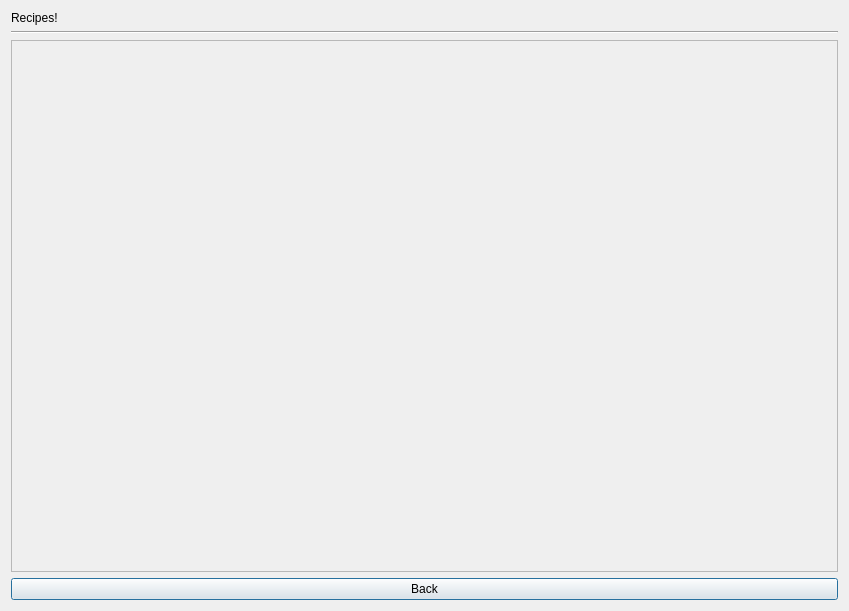
<?xml version="1.0" encoding="UTF-8"?>
<ui version="4.0">
 <class>QuickAndEasy</class>
 <widget class="QDialog" name="QuickAndEasy">
  <property name="geometry">
   <rect>
    <x>0</x>
    <y>0</y>
    <width>849</width>
    <height>611</height>
   </rect>
  </property>
  <property name="windowTitle">
   <string>Dialog</string>
  </property>
  <layout class="QGridLayout" name="gridLayout">
   <item row="0" column="0">
    <widget class="QLabel" name="label">
     <property name="text">
      <string>Recipes!</string>
     </property>
    </widget>
   </item>
   <item row="1" column="0">
    <widget class="Line" name="line">
     <property name="autoFillBackground">
      <bool>false</bool>
     </property>
     <property name="lineWidth">
      <number>1</number>
     </property>
     <property name="orientation">
      <enum>Qt::Horizontal</enum>
     </property>
    </widget>
   </item>
   <item row="2" column="0">
    <widget class="QScrollArea" name="scrollArea">
     <property name="widgetResizable">
      <bool>true</bool>
     </property>
     <widget class="QWidget" name="scrollAreaWidgetContents">
      <property name="geometry">
       <rect>
        <x>0</x>
        <y>0</y>
        <width>825</width>
        <height>514</height>
       </rect>
      </property>
      <layout class="QVBoxLayout" name="verticalLayout">
       <item>
        <widget class="QWidget" name="widget" native="true"/>
       </item>
      </layout>
     </widget>
    </widget>
   </item>
   <item row="3" column="0">
    <widget class="QPushButton" name="pushButton">
     <property name="text">
      <string>Back</string>
     </property>
    </widget>
   </item>
  </layout>
 </widget>
 <resources/>
 <connections/>
</ui>
